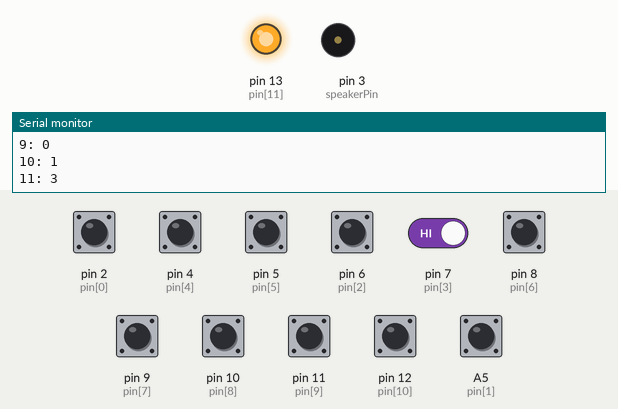
Simulated run of this sketch. Board: Arduino Uno, built with avr-gcc and run on an emulated ATmega328P. On the bench: output pins drawn as LEDs (lit = HIGH), buzzer (waves = sounding), the last lines printed to the serial monitor. Inputs (shaded band) come from the test bench; at power-on: A5 (pin[1]), pin 2 (pin[0]), pin 4 (pin[4]), pin 5 (pin[5]), pin 6 (pin[2]), pin 7 (pin[3]), pin 8 (pin[6]), pin 9 (pin[7]), pin 10 (pin[8]), pin 11 (pin[9]), pin 12 (pin[10]) HIGH. Random numbers use the default seed unless the sketch sets one.

Above: at 1.2 s.
1.3 s: pin 2 (pin[0]) pulled LOW for 0.15 s
At 1.45 s:
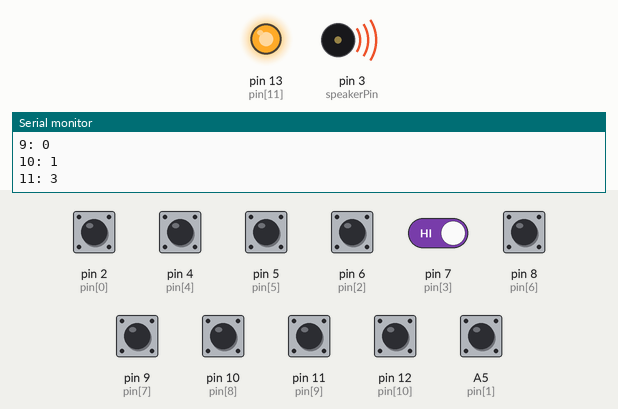
3.1 s: pin 4 (pin[4]) pulled LOW for 0.15 s
At 4.6 s:
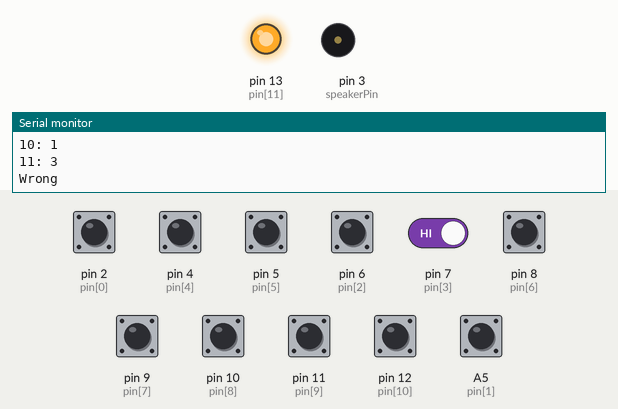
4.9 s: pin 4 (pin[4]) driven LOW and pin 7 (pin[3]) driven LOW
At 5.3 s:
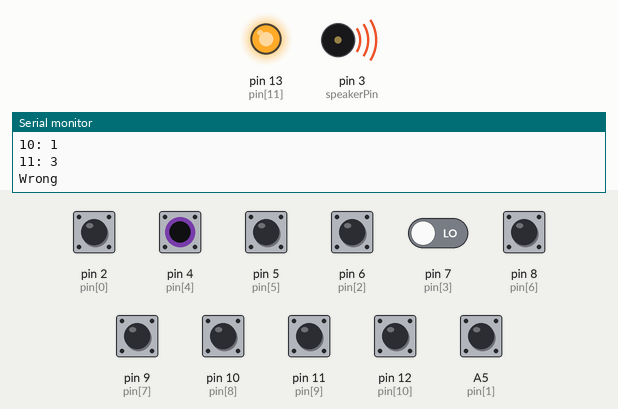
Timing chart, 0 to 7.9 s (numbered marks = the images above; inputs shaded):
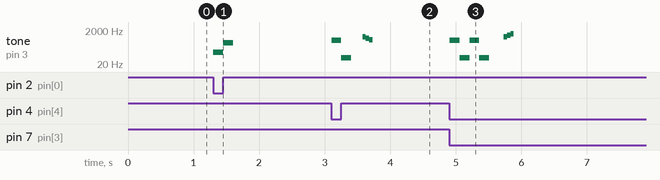

Measured:
- after the input at 1.3 s, tone on pin 3 (speakerPin): silent → 98 Hz at once, → 349 Hz 0.15 s later, → silent 0.15 s later
- after the input at 3.1 s, tone on pin 3 (speakerPin): plays 494 Hz for 0.15 s, 46 Hz for 0.15 s, 784 Hz for 0.05 s, 659 Hz for 0.05 s, 523 Hz for 0.05 s, starting at once
- after the input at 4.9 s, tone on pin 3 (speakerPin): plays 494 Hz for 0.15 s, 46 Hz for 0.15 s, 494 Hz for 0.15 s, 46 Hz for 0.15 s, 784 Hz for 0.05 s, 988 Hz for 0.05 s … (7 notes in this stretch), starting at once

The sketch:

toneGame.ino
```cpp
/* Project Title: Tone Match
 Katie Ballinger
 DIGF 2B03 Physical Computing
 OCAD University
 Created on April 8th 2014

 Description: Plays the memory game with tones! Hurray!

 Based on:
 Blink, Public Domain, http://www.arduino.cc/en/Tutorial/Blink
 Button, DojoDave, http://www.arduino.cc/en/Tutorial/Button
 DigitalInputPullup, ScottFitzgerald, http://www.arduino.cc/en/Tutorial/InputPullupSerial
 toneMelody, Tom Igoe, http://www.arduino.cc/en/Tutorial/Tone
 Arrays, David A. Mellis, http://www.arduino.cc/en/Tutorial/Array
 (Forum Topic Help), Rob Tillaart, http://forum.arduino.cc/index.php?topic=66681.0
 */
#include "pitches.h" //pitches library

//array for pin numbers
const int pin[] = { 2, A5, 6, 7, 4, 5, 8,9,10,11,12,13 };
const int buttonCount = 12; //number of buttons
const int tonePairs   = 6; //number of pitches
const int speakerPin = 3;      // pin number for the speaker
const int noteDuration = 200;

//array for button order
int order[buttonCount] = { 0,1,2,3,4,5,6,7,8,9,10,11 };
//array to check if a button is being held
bool held[buttonCount] = { 0,0,0,0,0,0,0,0,0,0,0,0};

int toneA[tonePairs] = { 2,A5,6,7,4,5 }; //first set of tone pairs
int toneB[tonePairs] = { 8,9,10,11,12,13 }; //second set of tone pairs
bool won[tonePairs]   = { 0,0,0,0,0,0 }; //array to set if pairs matched

int noteA[tonePairs]   = { NOTE_FS1,NOTE_E3,NOTE_F4,NOTE_G2,NOTE_A3,NOTE_B4 }; //array to set if pairs matched
int noteB[tonePairs]   = { NOTE_B4,NOTE_A3,NOTE_G2,NOTE_F4,NOTE_E3,NOTE_FS1 }; //array to set if pairs matched
int* notes[2];

int sensorVal; //variable to check if pin is HIGH or LOW
int previous = 0; //variable to hold first switch selection

void setup(){

  Serial.begin(9600); //initiates serial monitor
  /*reads analog pin that doesn't have anything connected,
  (which generates noise) to produce a REAL random value */
  randomSeed(analogRead(0));

  notes[0] = noteA;
  notes[1] = noteB;

//setting up pins using built in pullup resistors through an array
  for (int i = 0; i < buttonCount; ++i)
  {
    pinMode(pin[i], INPUT_PULLUP);
  }

  //(Forum Topic Help), Rob Tillaart, http://forum.arduino.cc/index.php?topic=66681.0
  //randomly swaps the position of the numbers in the array to produce random order
  for (int i= 0; i < buttonCount; i++)
  {
    int pos = random(12);
    int t = order[i];
    order[i] = order[pos];
    order[pos] = t;
  }

  for (int i= 0; i< buttonCount; i++)
  {
    Serial.print(i);
    Serial.print(": ");
    Serial.println(order[i]);
  }

  pinMode(speakerPin, OUTPUT);

  pinMode(13, OUTPUT);
  /*during debugging, this line made the pin behave correctly,
  probably because pin 13 is connected to the onboard LED*/

}

void loop(){

  for (int i = 0; i < buttonCount; ++i) //checks all buttons to see if pressed
  {

      sensorVal = digitalRead(pin[order[i]]); //checks pin's state change based on new order

      if(sensorVal == LOW) { //if switch is pressed

        if (held[i] == false) {
          if(previous != pin[i]) {
            check(pin[i]); //runs the function to check for a match

            //debugging code
            // Serial.print(pin[i]);
            // Serial.print(" <- real | order -> ");
            // Serial.println(pin[order[i]]);
          }
        }

        held[i] = true; //prevents from firing function if button is held

      } else {

        held[i] = false; //resets held state when button released

      }

  }

  delay(10);

}

void check(int current) {


  if (previous == 0) {
    previous = current;
    playButton(current);
  } else {

    playButton(current);

    bool correct  = false; //variable to tell if the pair is correct
    bool taken    = false; //variable to tell if you've matched that pair already

    for (int i = 0; i < tonePairs; ++i) //checks if tones match
    {
      if(previous == toneA[i] && current == toneB[i] || current == toneA[i] && previous == toneB[i]) {
        if (won[i] == false) {
          correct = true;
          won[i]  = true;
          Serial.print(toneA[i]);
          Serial.print(" <- A | B -> ");
          Serial.println(toneB[i]);
        } else {
          taken = true;
        }
      }
    }

    if (taken) {
      //play nothing
      Serial.println("Taken");
    } else if(!correct) {
      Serial.println("Wrong");
      delay(175);
      playFail();
    } else if(correct) {
      //play yup function
      bool finished = true;
      // if you need it.
      for (int i = 0; i < tonePairs; ++i) {
        Serial.print(toneA[i]);
        Serial.print(" & ");
        Serial.print(toneB[i]);
        Serial.print(" status -> ");
        Serial.println(won[i]);

        if(!won[i]) {
          finished = false;
        }
      }

      if (finished) {
        Serial.println("GJ MOTHAFAKA");
        playWin();
      } else {
        delay(150);
        playCorrect();
      }

    }


    previous = 0; // Resets the game whether the answer is wrong or not.

  }
}

void playButton(int current) {
    int tonePosition;

    for (int i = 0; i < tonePairs; ++i) {
      if(toneA[i] == current || toneB[i] == current) {
        tonePosition = i;
      }
    }

    tone(speakerPin, notes[0][tonePosition], noteDuration);
    delay(150);
    noTone(speakerPin);
    tone(speakerPin, notes[1][tonePosition], noteDuration);
    delay(150);
    noTone(speakerPin);

}

//from toneMelody example, plays melody when you complete all the matches
void playWin() {
// notes in the melody:
int melody[] = {NOTE_C4,NOTE_G3,NOTE_G3,NOTE_A3,NOTE_G3,0,NOTE_B3,NOTE_C4};

// note durations: 4 = quarter note, 8 = eighth note, etc.:
int noteDurations[] = {
  4, 8, 8, 4,4,4,4,4};

  // iterate over the notes of the melody:
  for (int thisNote = 0; thisNote < 8; thisNote++) {

    // to calculate the note duration, take one second
    // divided by the note type.
    //e.g. quarter note = 1000 / 4, eighth note = 1000/8, etc.
    int noteDuration = 1000/noteDurations[thisNote];
    tone(speakerPin, melody[thisNote],noteDuration);

    // to distinguish the notes, set a minimum time between them.
    // the note's duration + 30% seems to work well:
    int pauseBetweenNotes = noteDuration * 1.30;
    delay(pauseBetweenNotes);
    // stop the tone playing:
    noTone(speakerPin);
  }
}

//play sequence of notes when two buttons don't match
void playFail() {
  int noteDuration = 150;
  int pauseBetweenNotes = 50;
  int notes[] = {NOTE_G5, NOTE_E5,NOTE_C5 };
  for (int i = 0; i < 3; i++) {
    tone(speakerPin, notes[i], noteDuration);
    delay(pauseBetweenNotes);
    noTone(speakerPin);
    }
}

//play sequence of notes when two buttons match
void playCorrect() {
  int noteDuration = 150;
  int pauseBetweenNotes = 50;
  int notes[] = {NOTE_G5, NOTE_B5,NOTE_D6, NOTE_G6 };

  for (int i = 0; i < 3; i++) {
    tone(speakerPin, notes[i], noteDuration);
    delay(pauseBetweenNotes);
    noTone(speakerPin);
  }
}
```

pitches.h
```cpp
/*************************************************
* Public Constants
*************************************************/

/*************************************************
* Public Constants
*************************************************/

 #define NOTE_B0  31
 #define NOTE_C1  33
 #define NOTE_CS1 35
 #define NOTE_D1  37
 #define NOTE_DS1 39
 #define NOTE_E1  41
 #define NOTE_F1  44
 #define NOTE_FS1 46
 #define NOTE_G1  49
 #define NOTE_GS1 52
 #define NOTE_A1  55
 #define NOTE_AS1 58
 #define NOTE_B1  62
 #define NOTE_C2  65
 #define NOTE_CS2 69
 #define NOTE_D2  73
 #define NOTE_DS2 78
 #define NOTE_E2  82
 #define NOTE_F2  87
 #define NOTE_FS2 93
 #define NOTE_G2  98
 #define NOTE_GS2 104
 #define NOTE_A2  110
 #define NOTE_AS2 117
 #define NOTE_B2  123
 #define NOTE_C3  131
 #define NOTE_CS3 139
 #define NOTE_D3  147
 #define NOTE_DS3 156
 #define NOTE_E3  165
 #define NOTE_F3  175
 #define NOTE_FS3 185
 #define NOTE_G3  196
 #define NOTE_GS3 208
 #define NOTE_A3  220
 #define NOTE_AS3 233
 #define NOTE_B3  247
 #define NOTE_C4  262
 #define NOTE_CS4 277
 #define NOTE_D4  294
 #define NOTE_DS4 311
 #define NOTE_E4  330
 #define NOTE_F4  349
 #define NOTE_FS4 370
 #define NOTE_G4  392
 #define NOTE_GS4 415
 #define NOTE_A4  440
 #define NOTE_AS4 466
 #define NOTE_B4  494
 #define NOTE_C5  523
 #define NOTE_CS5 554
 #define NOTE_D5  587
 #define NOTE_DS5 622
 #define NOTE_E5  659
 #define NOTE_F5  698
 #define NOTE_FS5 740
 #define NOTE_G5  784
 #define NOTE_GS5 831
 #define NOTE_A5  880
 #define NOTE_AS5 932
 #define NOTE_B5  988
 #define NOTE_C6  1047
 #define NOTE_CS6 1109
 #define NOTE_D6  1175
 #define NOTE_DS6 1245
 #define NOTE_E6  1319
 #define NOTE_F6  1397
 #define NOTE_FS6 1480
 #define NOTE_G6  1568
 #define NOTE_GS6 1661
 #define NOTE_A6  1760
 #define NOTE_AS6 1865
 #define NOTE_B6  1976
 #define NOTE_C7  2093
 #define NOTE_CS7 2217
 #define NOTE_D7  2349
 #define NOTE_DS7 2489
 #define NOTE_E7  2637
 #define NOTE_F7  2794
 #define NOTE_FS7 2960
 #define NOTE_G7  3136
 #define NOTE_GS7 3322
 #define NOTE_A7  3520
 #define NOTE_AS7 3729
 #define NOTE_B7  3951
 #define NOTE_C8  4186
 #define NOTE_CS8 4435
 #define NOTE_D8  4699
 #define NOTE_DS8 4978
```
